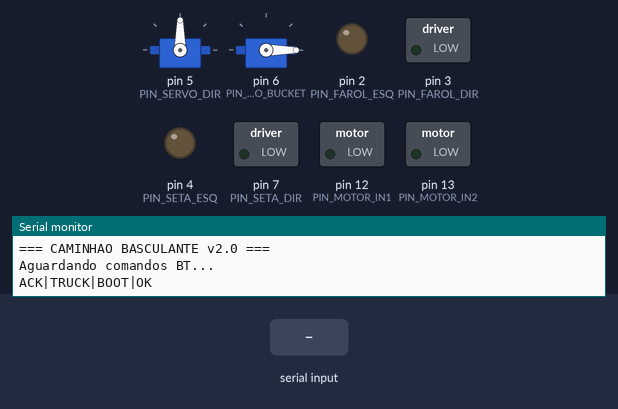
Simulated run of this sketch. Board: Arduino Uno, built with avr-gcc and run on an emulated ATmega328P. Parts: 2 × servo, switched loads named in the sketch (green lamp = pin HIGH), output pins drawn as LEDs (lit = HIGH), the last lines printed to the serial monitor. Dashed ring = blinking. The inputs (shaded band) are chosen by the test bench.

Above: at 1.5 s.
1.6 s: "TI\n" received over Serial
At 1.85 s:
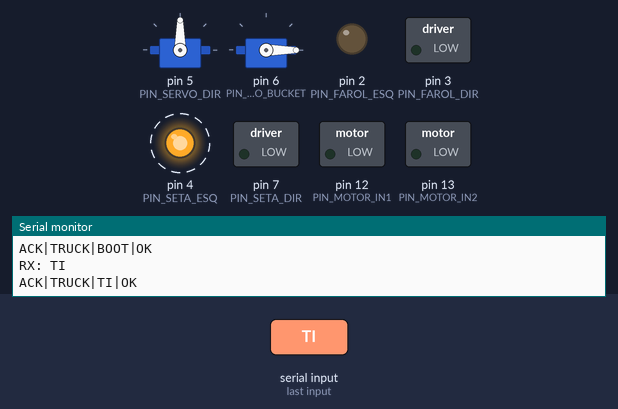
4.6 s: "HH\n" received over Serial
At 4.85 s:
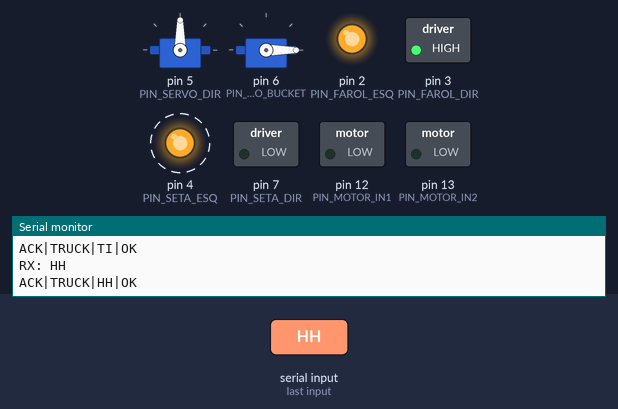
7.6 s: "TO\n" received over Serial
At 8.0 s:
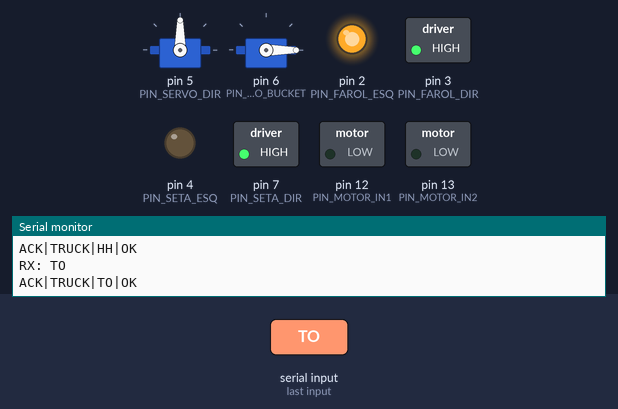
10.6 s: "HA\n" received over Serial
At 10.85 s:
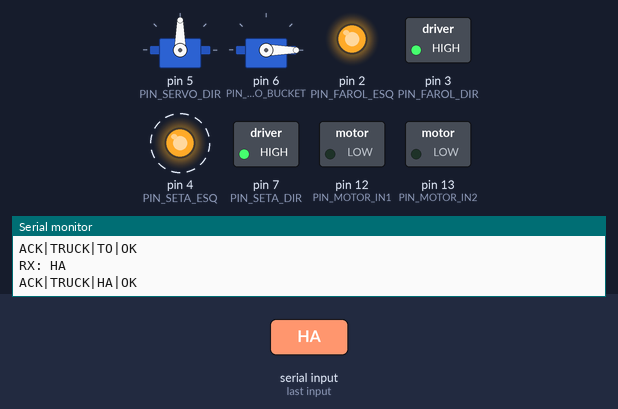
13.6 s: "U\n" received over Serial
At 15.85 s:
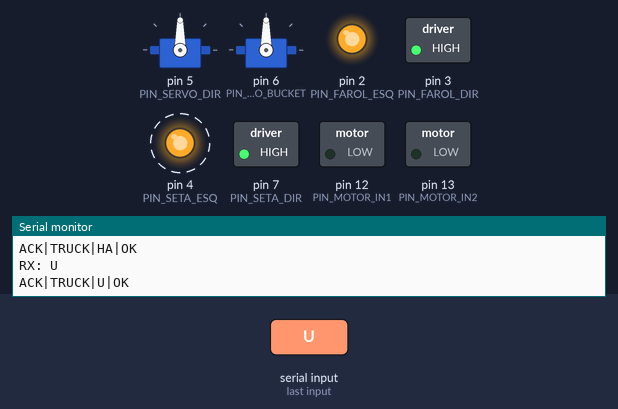
16.6 s: "D\n" received over Serial
At 17.05 s:
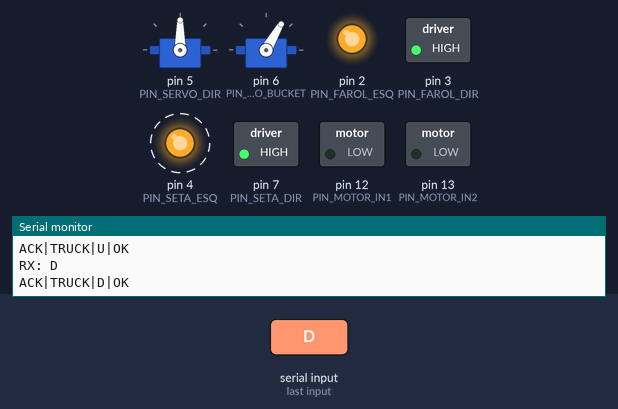
Timing chart, 0 to 20.6 s (numbered marks = the images above; inputs shaded):
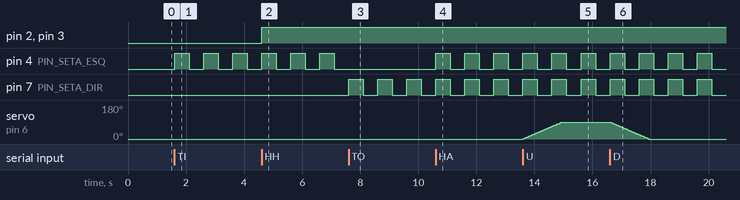

Measured:
- after the input at 1.6 s, pin 4 (PIN_SETA_ESQ): alternates HIGH for 0.50 s and LOW for 0.50 s, starting at once
- after the input at 4.6 s, pin 2 (PIN_FAROL_ESQ), pin 3 (PIN_FAROL_DIR): LOW → HIGH at once
- after the input at 7.6 s, pin 4 (PIN_SETA_ESQ): stops changing and stays LOW; pin 7 (PIN_SETA_DIR): alternates HIGH for 0.50 s and LOW for 0.50 s, starting at once
- after the input at 10.6 s, pin 4 (PIN_SETA_ESQ): alternates HIGH for 0.50 s and LOW for 0.50 s, starting at once
- after the input at 13.6 s, servo on pin 6 (PIN_SERVO_BUCKET): moves from 0° to 90° over 1.3 s, starting at once
- after the input at 16.6 s, servo on pin 6 (PIN_SERVO_BUCKET): moves from 90° to 0° over 1.3 s, starting at once

The sketch:

caminhao_basculante_firmware.ino
```cpp
/**
 * ============================================================
 *  CÓDIGO OFICIAL - CARRINHO BASCULANTE RC (BLUETOOTH)
 * ============================================================
 *  Este código recebe comandos via Bluetooth (HC-05) para
 *  controlar o carrinho com 2 servos + motor DC + 4 LEDs:
 *
 *  SERVOS:
 *    - Servo de Direção (D5)
 *    - Servo de Caçamba (D6)
 *
 *  MOTOR DC (via L298M):
 *    - IN1 (D12) = direção do motor
 *    - IN2 (D13) = direção do motor
 *    - ENA = jumper para 5V (velocidade constante)
 *
 *  LEDs:
 *    - Farol Esquerdo (D2)
 *    - Farol Direito (D3)
 *    - Seta Esquerda (D4)
 *    - Seta Direita (D7)
 *
 *  PROTOCOLO COMPOSTO:
 *    - Comandos de 1 ou 2 caracteres
 *    - 1º caractere = motor (F=frente, B=ré, S=parado)
 *    - 2º caractere = direção (L=esq, R=dir, C=centro)
 *    - Exemplos: FL=frente+esq, FR=frente+dir, BC=ré+centro
 *
 *  COMANDOS DE LED:
 *    - HH = toggle faróis (ligar/desligar)
 *    - TI = seta esquerda piscar
 *    - TO = seta direita piscar
 *    - TX = setas desligar
 *    - HA = pisca-alerta (toggle)
 *
 *  IMPORTANTE: Desconecte os pinos RX/TX do HC-05 ao carregar
 *  este código para o Arduino.
 * ============================================================
 */

#include <Servo.h>

// ── Definição dos Pinos ──────────────────────────────────
const int PIN_SERVO_DIR = 5;
const int PIN_SERVO_BUCKET = 6;

// NOTA IMPORTANTE: A biblioteca Servo.h toma conta do Timer 1 do ATMega.
// Os pinos PWM D9 e D10 tambem dependem do Timer 1 / Timer 2 -> conflito.
// Manter os LEDs e os sinais do motor FORA de D9/D10 evita resets
// espurios do Arduino (brownout / watchdog) quando os servos se movimentam.
const int PIN_FAROL_ESQ = 2;
const int PIN_FAROL_DIR = 3;
const int PIN_SETA_ESQ = 4;   // antes D8 -> ainda seguro (sem conflito Timer)
const int PIN_SETA_DIR = 7;   // antes D9 (Timer 1) -> longe do servo
const int PIN_MOTOR_IN1 = 12; // antes D12 (Timer 1) -> pino digital puro
const int PIN_MOTOR_IN2 = 13; // antes D13 (Timer 2) -> pino digital puro

// ── Objetos Servo ────────────────────────────────────────
Servo servoDirecao;
Servo servoCacamba;

// ── Variáveis de Estado ──────────────────────────────────
// Cada subsistema tem seu próprio estado independente
char estadoMotor = 'S';    // F=frente, B=ré, S=parado
char estadoDirecao = 'C';  // L=esq, R=dir, C=centro
char estadoCacamba = 'X';  // U=subindo, D=descendo, X=parado
bool farolLigado = false;
char estadoSeta = 'X';     // I=esq, O=dir, H=hazard, X=desligada

int anguloCacamba = 0;     // Posição atual da caçamba
int anguloCacambaTarget = 0; // Alvo da caçamba (não-bloqueante)
unsigned long ultimoMoveCacamba = 0;
const unsigned long CACAMBA_STEP_DELAY = 15; // ms entre passos

// ── Variáveis de Pisca (Setas e Hazard) ──────────────────
bool setaEstadoLed = false;       // Estado atual do LED (ON/OFF)
unsigned long ultimoPisca = 0;
const unsigned long PISCA_INTERVALO = 500; // 500ms = 0.5s

// ── Buffer para comando composto ─────────────────────────
String bufferComando = "";
const size_t MAX_CMD_LEN = 4; // nenhum comando valido passa disso; protege contra floods

void setup() {
  // D uma pequena pausa para a alimentacao 5V estabilizar apos o BT
  // ligar. Evita brownout quando os servos ja pedem corrente no boot.
  delay(300);

  Serial.begin(9600);

  // Configura pinos dos LEDs como saída
  pinMode(PIN_FAROL_ESQ, OUTPUT);
  pinMode(PIN_FAROL_DIR, OUTPUT);
  pinMode(PIN_SETA_ESQ, OUTPUT);
  pinMode(PIN_SETA_DIR, OUTPUT);

  // Configura motor DC via L298M
  pinMode(PIN_MOTOR_IN1, OUTPUT);
  pinMode(PIN_MOTOR_IN2, OUTPUT);
  digitalWrite(PIN_MOTOR_IN1, LOW);
  digitalWrite(PIN_MOTOR_IN2, LOW);

  // Posicao inicial (centro = 90°)
  servoDirecao.write(90);
  servoCacamba.write(0);

  // Configura servos  SOMENTE DEPOIS de os pinos estarem estaveis.
  // Anexar servo antes dos LOW pode gerar um pulso espurio no motor/LEDs.
  servoDirecao.attach(PIN_SERVO_DIR);
  servoCacamba.attach(PIN_SERVO_BUCKET);

  // LEDs desligados
  atualizarLEDs();

  Serial.println(F("=== CAMINHAO BASCULANTE v2.0 ==="));
  Serial.println(F("Aguardando comandos BT..."));
  Serial.println(F("ACK|TRUCK|BOOT|OK"));
}

void loop() {
  // 1. Processar comandos Bluetooth
  // Filtra lixo binario (BT pode entregar bytes corrompidos apos reset)
  // e só aceita os caracteres que formam comandos validos.
  while (Serial.available() > 0) {
    char c = Serial.read();

    // Ignora bytes não-ASCII imprimiveis. So aceita A-Z, 0-9 e alguns simbolos.
    // Isso evita que lixo venha como terminador/marcador de comando.
    if (c != '\n' && c != '\r') {
      if (c < 32 || c > 126) {
        // byte invalido: descarta e limpa buffer se ja tinha algo
        // (sinal de que o pacote veio corrompido)
        if (bufferComando.length() > 0) {
          bufferComando = "";
        }
        continue;
      }
    }

    if (c == '\n' || c == '\r') {
      if (bufferComando.length() > 0) {
        bufferComando.trim();
        if (bufferComando.length() > MAX_CMD_LEN) {
          bufferComando = "";
          continue;
        }
        Serial.print(F("RX: "));
        Serial.println(bufferComando);
        executarComando(bufferComando);
        bufferComando = "";
      }
    } else {
      bufferComando += c;
      // Protecao extra: se estourar mesmo sem \n, descarta (BT em flood)
      if (bufferComando.length() > MAX_CMD_LEN) {
        bufferComando = "";
      }
    }
  }

  // 2. Atualizar caçamba (não-bloqueante)
  atualizarCacamba();

  // 3. Atualizar pisca das setas (não-bloqueante)
  atualizarPisca();
}

/**
 * ============================================================
 *  EXECUTAR COMANDO
 * ============================================================
 *  Analisa o comando recebido e atualiza os estados.
 *  Suporta comandos simples (1 char) e compostos (2 chars).
 * ============================================================
 */
void executarComando(String cmd) {
  // ── Comando de parada total (app envia "SC" ao soltar DPad) ──
  if (cmd == "SC") {
    estadoMotor = 'S';
    estadoDirecao = 'C';
    atualizarMotor();
    atualizarDirecao();
    enviarACK("SC");
    return;
  }

  // ── Comandos especiais de LED (2 chars) ──
  if (cmd == "HH") {
    farolLigado = !farolLigado;
    atualizarLEDs();
    enviarACK("HH");
    return;
  }
  if (cmd == "TI") {
    estadoSeta = 'I';
    atualizarLEDs();
    enviarACK("TI");
    return;
  }
  if (cmd == "TO") {
    estadoSeta = 'O';
    atualizarLEDs();
    enviarACK("TO");
    return;
  }
  if (cmd == "TX") {
    estadoSeta = 'X';
    setaEstadoLed = false;
    atualizarLEDs();
    enviarACK("TX");
    return;
  }
  if (cmd == "HA") {
    estadoSeta = (estadoSeta == 'H') ? 'X' : 'H'; // Toggle hazard
    setaEstadoLed = false;
    atualizarLEDs();
    enviarACK("HA");
    return;
  }

  // ── Comandos de caçamba (1 char) ──
  if (cmd == "U") {
    anguloCacambaTarget = 90;
    estadoCacamba = 'U';
    enviarACK("U");
    return;
  }
  if (cmd == "D") {
    anguloCacambaTarget = 0;
    estadoCacamba = 'D';
    enviarACK("D");
    return;
  }
  if (cmd == "X") {
    anguloCacambaTarget = anguloCacamba;
    estadoCacamba = 'X';
    enviarACK("X");
    return;
  }

  // ── Comandos compostos: Motor + Direção ──
  if (cmd.length() >= 1) {
    char m = cmd.charAt(0);
    if (m == 'F' || m == 'B' || m == 'S') {
      estadoMotor = m;
      atualizarMotor();
    }
    else if (m == 'L' || m == 'R' || m == 'C') {
      estadoDirecao = m;
      atualizarDirecao();
    }
  }

  if (cmd.length() >= 2) {
    char d = cmd.charAt(1);
    if (d == 'L' || d == 'R' || d == 'C') {
      estadoDirecao = d;
      atualizarDirecao();
    }
  }

  enviarACK(cmd);
}

/**
 * ============================================================
 *  ATUALIZAR subsistemas
 * ============================================================
 *  Cada função atualiza apenas seu subsistema, mantendo
 *  os outros inalterados.
 * ============================================================
 */
void atualizarMotor() {
  if (estadoMotor == 'F') {
    digitalWrite(PIN_MOTOR_IN1, HIGH);
    digitalWrite(PIN_MOTOR_IN2, LOW);
  } else if (estadoMotor == 'B') {
    digitalWrite(PIN_MOTOR_IN1, LOW);
    digitalWrite(PIN_MOTOR_IN2, HIGH);
  } else {
    digitalWrite(PIN_MOTOR_IN1, LOW);
    digitalWrite(PIN_MOTOR_IN2, LOW);
  }
}

void atualizarDirecao() {
  if (estadoDirecao == 'L') {
    servoDirecao.write(120);
  } else if (estadoDirecao == 'R') {
    servoDirecao.write(60);
  } else {
    servoDirecao.write(90);
  }
}

void atualizarLEDs() {
  // Faróis
  digitalWrite(PIN_FAROL_ESQ, farolLigado ? HIGH : LOW);
  digitalWrite(PIN_FAROL_DIR, farolLigado ? HIGH : LOW);

  // Setas - lógica inicial (o pisca atualiza em tempo real)
  if (estadoSeta == 'X') {
    // Desligado
    digitalWrite(PIN_SETA_ESQ, LOW);
    digitalWrite(PIN_SETA_DIR, LOW);
  }
  // Setas I, O e H são atualizadas por atualizarPisca()
}

/**
 * ============================================================
 *  CAÇAMBA NÃO-BLOQUEANTE
 * ============================================================
 *  Move a caçamba um grau por chamada do loop(),
 *  sem bloquear a leitura de novos comandos BT.
 * ============================================================
 */
void atualizarCacamba() {
  if (anguloCacamba == anguloCacambaTarget) return;

  unsigned long agora = millis();
  if (agora - ultimoMoveCacamba < CACAMBA_STEP_DELAY) return;
  ultimoMoveCacamba = agora;

  if (anguloCacamba < anguloCacambaTarget) {
    anguloCacamba++;
  } else {
    anguloCacamba--;
  }
  servoCacamba.write(anguloCacamba);

  if (anguloCacamba == anguloCacambaTarget) {
    estadoCacamba = 'X';
  }
}

/**
 * ============================================================
 *  ATUALIZAR PISCA (Setas e Hazard)
 * ============================================================
 *  Pisca os LEDs das setas em intervalo configurável.
 *  - 'I': Seta esquerda pisca
 *  - 'O': Seta direita pisca
 *  - 'H': Ambas piscam juntos (pisca-alerta)
 * ============================================================
 */
void atualizarPisca() {
  if (estadoSeta != 'I' && estadoSeta != 'O' && estadoSeta != 'H') return;

  unsigned long agora = millis();
  if (agora - ultimoPisca < PISCA_INTERVALO) return;
  ultimoPisca = agora;

  // Alterna estado do LED
  setaEstadoLed = !setaEstadoLed;

  if (estadoSeta == 'I') {
    // Seta esquerda pisca
    digitalWrite(PIN_SETA_ESQ, setaEstadoLed ? HIGH : LOW);
    digitalWrite(PIN_SETA_DIR, LOW);
  }
  else if (estadoSeta == 'O') {
    // Seta direita pisca
    digitalWrite(PIN_SETA_ESQ, LOW);
    digitalWrite(PIN_SETA_DIR, setaEstadoLed ? HIGH : LOW);
  }
  else if (estadoSeta == 'H') {
    // Pisca-alerta: ambos piscam juntos
    digitalWrite(PIN_SETA_ESQ, setaEstadoLed ? HIGH : LOW);
    digitalWrite(PIN_SETA_DIR, setaEstadoLed ? HIGH : LOW);
  }
}

/**
 * ============================================================
 *  ENVIAR ACK
 * ============================================================
 *  Envia confirmação de que o comando foi recebido.
 * ============================================================
 */
void enviarACK(String cmd) {
  String ack = "ACK|TRUCK|" + cmd + "|OK";
  Serial.println(ack);
}
```
